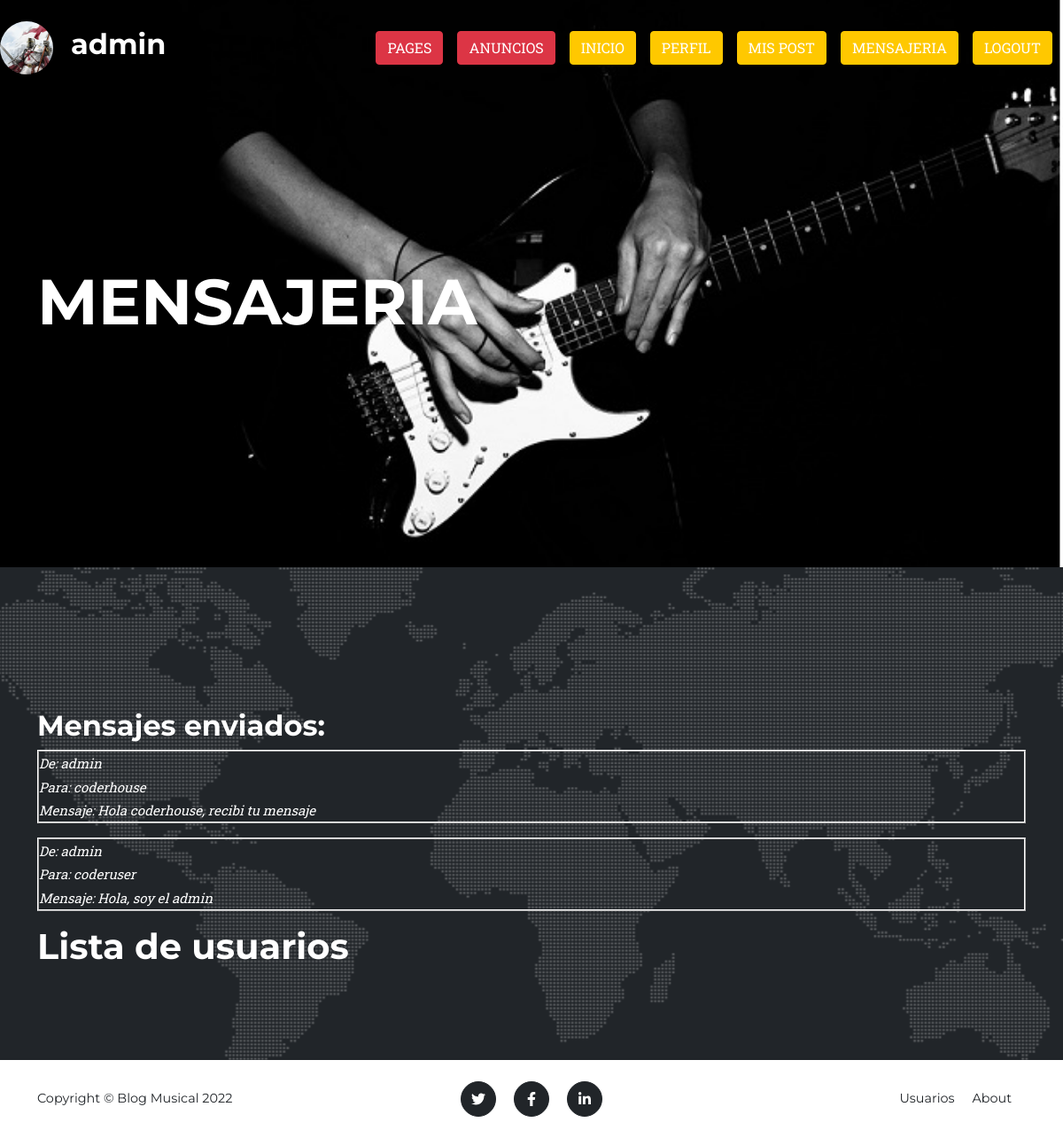
The app's page /mensajeria/verEnviados (signed in) with its own data.
### mensajeria/models.py (models this page shows)
class Mensaje(models.Model):
    remitente_id = models.IntegerField()
    remitente_usuario = models.TextField(max_length=50)
    destinatario_id = models.IntegerField()
    destinatario_usuario = models.TextField(max_length=50)
    mensaje = models.TextField(max_length= 500)
    fecha = models.DateTimeField()
    visto = models.CharField(max_length=2)

### mensajeria/views.py (the view)
# urls.py: path('mensajeria/verEnviados', verEnviados, name="verEnviados"),
@login_required
def verEnviados(request):
    avatar = Avatar.objects.filter(user=request.user)
    mensajes = Mensaje.objects.filter(remitente_id=request.user.id)
    return render(request, 'mensajeria/verEnviados.html',  {'mensajes': mensajes, 'url':avatar[0].avatar.url })

### mensajeria/templates/mensajeria/verEnviados.html (shortened to what this page needs)
{% extends "AppDesafio/padre.html" %}
{% load static %}
{% block avatar%}
{% if not request.user.is_authenticated %}
<div><img src="/media/avatar/anonymous-user-icon-2.jpg" width="60px" height="60px" style="border-radius:30px" alt=""></div>
<div style="color:white; margin-left: 20px">
    <h2>Anonimo</h2>
</div>
{% else %}
<div><img src="{{url}}" width="60px" height="60px" style="border-radius:30px" alt=""></div>
<div style="color:white; margin-left: 20px">
<h2>{{user}}</h2>
</div>
{% endif %}
{% endblock %}
{% block TituloInicio %}
<header class="masthead">
    <div class="container">
        <div class="masthead-heading text-uppercase" style="margin-right: 1000px">Mensajeria</div>
    </div>
</header>
{% endblock %}
{% block contenidoQueCambia %}
<div style="color:white">
<h2>Mensajes enviados:</h2>
    <div style="font-style:italic; font-size:15px">
        {% for m in mensajes %}
        <p style="border: ridge #fff 2px;">
        De: {{m.remitente_usuario}}
        <br>
        Para:
        {{m.destinatario_usuario}}
        <br>
        Mensaje:
        {{m.mensaje}}
        <br>
        </p>
        {% endfor %}
    </div>
</div>
<h1 style="color:white">Lista de usuarios</h1>
{% endblock %}

### records on screen
Mensaje: remitente_usuario "admin", destinatario_usuario "coderhouse", mensaje "Hola coderhouse, recibi tu mensaje"
Mensaje: remitente_usuario "admin", destinatario_usuario "coderuser", mensaje "Hola, soy el admin"

### other values on screen
{{ user }} "admin"
